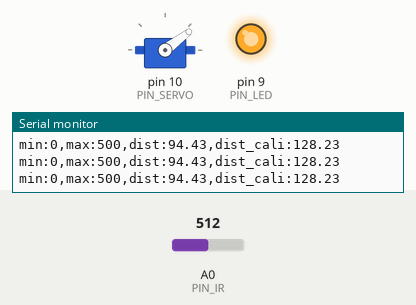
The sketch below on a simulated Arduino Uno, built with avr-gcc and run on an emulated ATmega328P. Parts: servo, output pins drawn as LEDs (lit = HIGH), the last lines printed to the serial monitor. The inputs (shaded band) are chosen by the test bench; at power-on: A0 (PIN_IR) = 512.

Above: at 1.2 s.
1.3 s: A0 (PIN_IR) set to 366
2.8 s: A0 (PIN_IR) set to 346
At 3.9 s:
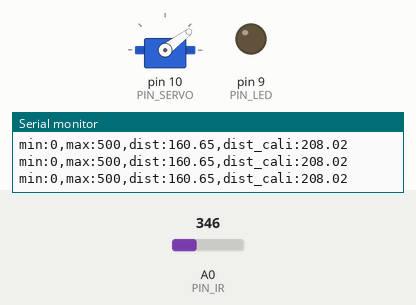
4.3 s: A0 (PIN_IR) set to 301
7.3 s: A0 (PIN_IR) set to 282
At 8.5 s:
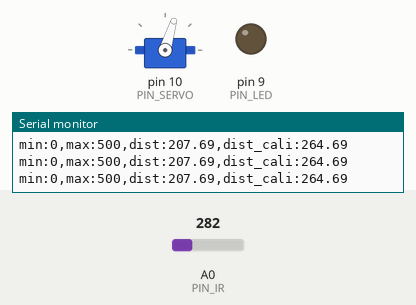
8.8 s: A0 (PIN_IR) set to 716
At 10.0 s:
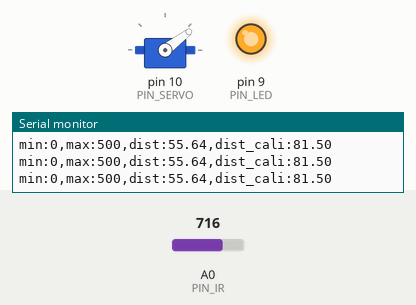
10.3 s: A0 (PIN_IR) set to 340
At 11.2 s:
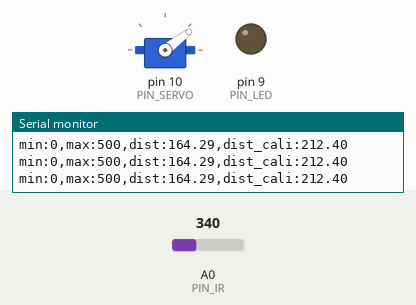
Timing chart, 0 to 12.8 s (numbered marks = the images above; inputs shaded):
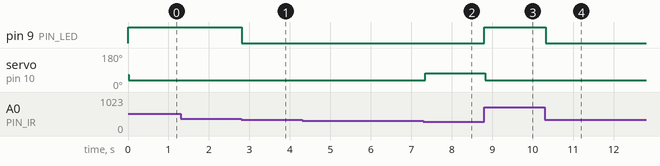

The sketch:

21_bbc_20213021.ino
```cpp
#include <Servo.h>

Servo myservo;

// Arduino pin assignment
#define PIN_IR A0
#define PIN_LED 9
#define PIN_SERVO 10

#define _DUTY_NEU 1200
#define _DUTY_MIN 930
#define _DUTY_MAX 1296

int a, b; // unit: mm

void setup() {
// initialize GPIO pins
  pinMode(PIN_LED,OUTPUT);
  digitalWrite(PIN_LED, 1);

  myservo.attach(PIN_SERVO);
  myservo.writeMicroseconds(_DUTY_NEU);

// initialize serial port
  Serial.begin(57600);

  a = 71; //70
  b = 320; //300;
}

float ir_distance(void){ // return value unit: mm
  float val;
  float volt = float(analogRead(PIN_IR));
  val = ((6762.0/(volt-9.0))-4.0) * 10.0;
  return val;
}

void loop() {
  float raw_dist = ir_distance();
  float dist_cali = 100 + 300.0 / (b - a) * (raw_dist - a);
  Serial.print("min:0,max:500,dist:");
  Serial.print(raw_dist);
  Serial.print(",dist_cali:");
  Serial.println(dist_cali);

  if (dist_cali > 200 && dist_cali <350) digitalWrite(PIN_LED, 0);
  else digitalWrite(PIN_LED, 255);
  delay(20);

  if (dist_cali < 255) myservo.writeMicroseconds(_DUTY_MIN);
  else if (dist_cali > 255) myservo.writeMicroseconds(_DUTY_MAX);
  else myservo.writeMicroseconds(_DUTY_NEU);
}
```

Measured:
- the behaviour switches between 358 and 357 on A0 (PIN_IR) (found by bisection; images 0 and 1)
- the behaviour switches between 292 and 291 on A0 (PIN_IR) (found by bisection; images 1 and 2)
- after the input at 2.8 s, pin 9 (PIN_LED): HIGH → LOW at once
- after the input at 7.3 s, servo on pin 10 (PIN_SERVO): 37° → 73° at once
- after the input at 8.8 s, pin 9 (PIN_LED): LOW → HIGH at once; servo on pin 10 (PIN_SERVO): 73° → 37° at once
- after the input at 10.3 s, pin 9 (PIN_LED): HIGH → LOW at once
